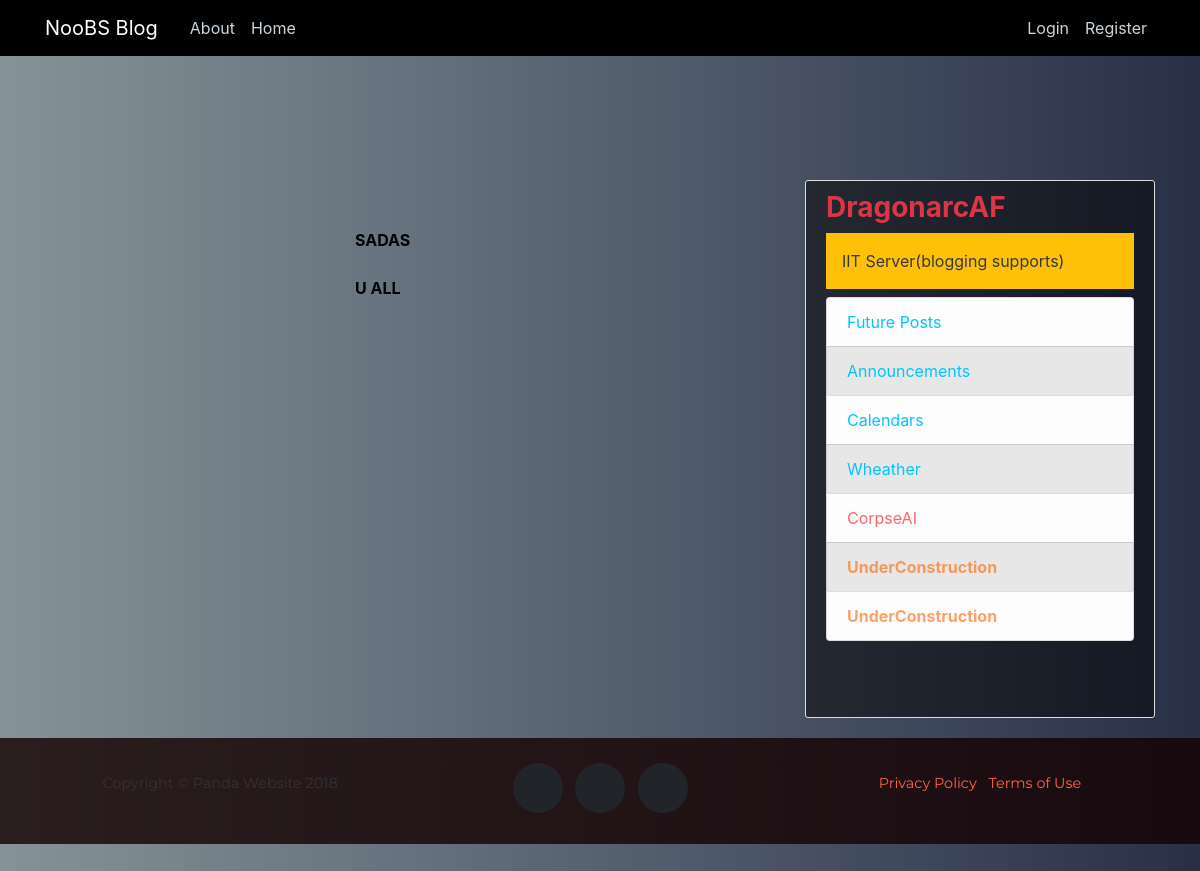
/announcements/futurepost, run on an earlier commit of the app's database.
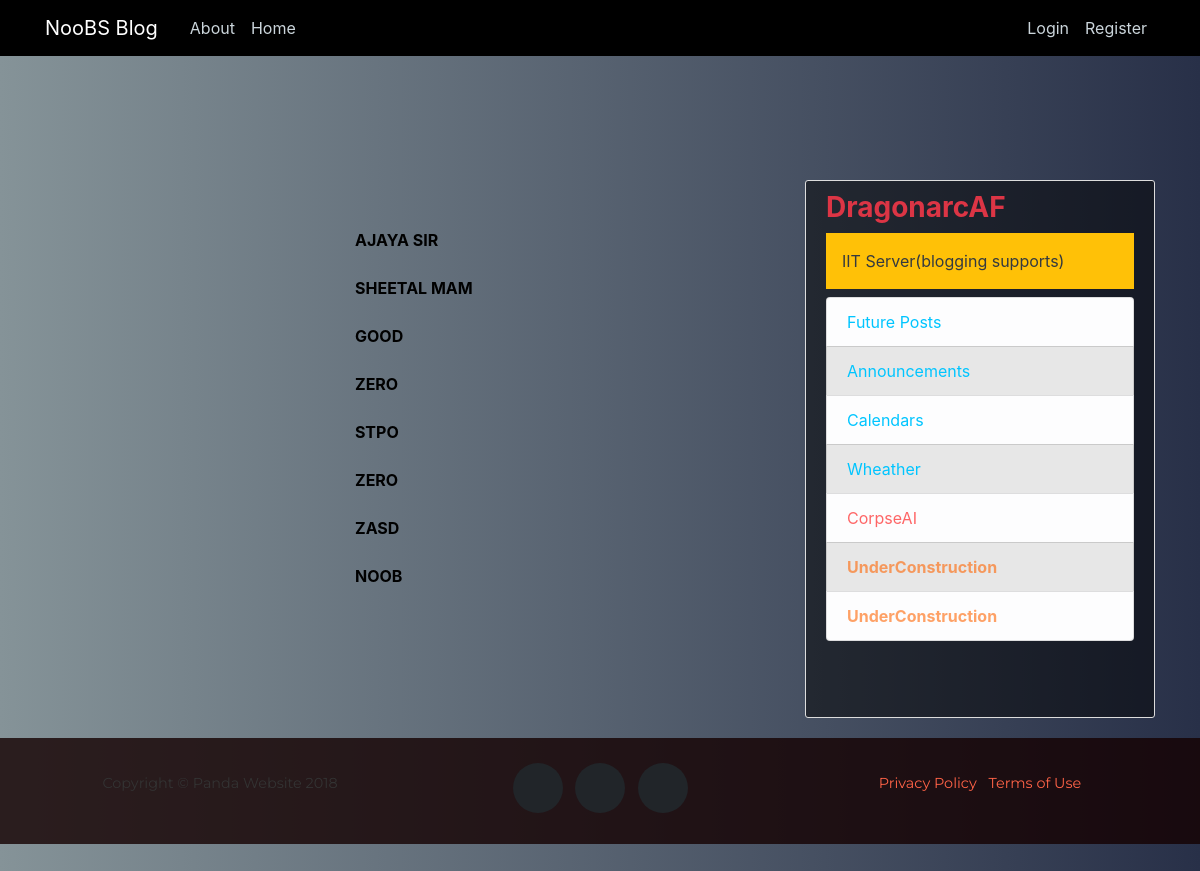
And on a later commit of the database.
### Adminpanel/models.py (models this page shows, shortened)
class Comment(models.Model):
 name = models.CharField(max_length=15)
 comment = models.TextField()
 date_added=models.DateTimeField(default=timezone.now)

### Adminpanel/views.py (the view)
# urls.py: path('futurepost',views.viewsf,name='Adminpanel-viewsf'),
def viewsf(request):
	comments=Comment.objects.all()
	context={'comments':comments,'title': 'FuturePosts'}
	return render(request,"Adminpanel/FuturePosts.html", context)

### Adminpanel/templates/Adminpanel/FuturePosts.html (shortened to what this page needs)
{% extends "blog/base.html" %}
{% block content %}
<body style="text-align:center;"background-color="black">
{%for c in comments %}
<br></br>
<a class="tooltips_cls" href="#" >{%filter upper%}<b>{{c.name}}</b>{%endfilter%}<span>{%filter lower%}{{c.comment}}{%endfilter%}</span></a>
{%endfor%}
{% endblock content %}

### blog/templates/blog/base.html (shortened to what this page needs)
{% load compress %}
{% load static %}
<!DOCTYPE html>
<html>
<head>
    {% compress css %}
    <link rel="stylesheet" href="https://maxcdn.bootstrapcdn.com/bootstrap/4.0.0/css/bootstrap.min.css">
    <link href="{% static 'blog/vendor/fontawesome-free/css/all.min.css' %}v" rel="stylesheet" type="text/css">
    <link rel="stylesheet" type="text/css" href="{% static 'blog/main.css' %}">
    {% endcompress %}
</head>
<body style=" background: #283048;  /* fallback for old browsers */
background: -webkit-linear-gradient(to right, #859398, #283048);  /* Chrome 10-25, Safari 5.1-6 */
background: linear-gradient(to right, #859398, #283048); /* W3C, IE 10+/ Edge, Firefox 16+, Chrome 26+, Opera 12+, Safari 7+ */
"><section id="scrollDown">
    <header class="site-header">
      <nav class="navbar navbar-expand-md navbar-dark bg-steel fixed-top">
        <div class="container">
          <a class="navbar-brand mr-4" href="{% url 'blog-alter' %}">NooBS Blog</a>
          <div class="collapse navbar-collapse" id="navbarToggle">
            <div class="navbar-nav mr-auto">
              <a class="nav-item nav-link" href="{% url 'blog-about' %}">About</a>
              <a class="nav-item nav-link" href="{% url 'blog-home' %}">Home</a>
            </div>
            <div class="navbar-nav">
              {% if user.is_authenticated %}
              	<a class="nav-item nav-link" href="{% url 'post-create' %}">Post</a>
                <a class="nav-item nav-link" href="{% url 'onion' %}">Search</a>
                 <a class="nav-item nav-link" href="{% url 'music:index' %}">Music</a>
                <a class="nav-item nav-link" href="{% url 'profile' %}">Profile</a>
                <a class="nav-item nav-link" href="{% url 'logout' %}">Logout</a>
              {% else %}
                <a class="nav-item nav-link" href="{% url 'login' %}">Login</a>
                <a class="nav-item nav-link" href="{% url 'register' %}">Register</a>
              {% endif %}
            </div>
          </div>
        </div>
      </nav>
    </header>
    <main role="main" class="container">
      <div class="row">
        <div class="col-md-8">
          {% block content %}{% endblock %}
        </div>
        <div class="col-md-4">
          <div class="content-section">
            <h3 class="text-danger"><b>DragonarcAF</b></h3>
            <p class="p-3 mb-2 bg-warning text-dark"style="color:rgb(255, 255, 123)">IIT Server(blogging supports)
              <ul class="list-group">
                <li class="list-group-item list-group-item-light"><a href="{% url 'Adminpanel-viewsf' %}"style="color: rgb(0, 197, 255)">Future Posts</a></li>
                <li class="list-group-item list-group-item-light" ><a href="{% url 'Adminpanel-indexf' %}"style="color: rgb(0, 197, 255)">Announcements</a></li>
                <li class="list-group-item list-group-item-light"><a href="{% url 'calender' %}"style="color: rgb(0, 197, 255)">Calendars</a></li>
                <li class="list-group-item list-group-item-light"><a href="{% url 'indexzz' %}"style="color: rgb(0, 197, 255)">Wheather</a></li>
                 <li class="list-group-item list-group-item-light"><a href="{% url 'main' %}"style="color: rgba(255, 0, 0, 0.6)">CorpseAI</a></li>
                  <li class="list-group-item list-group-item-light"><a href="{% url 'blog-parallax' %}"style="color: rgba(255,100, 0, 0.6)"><b>UnderConstruction</b></a></li>
                  <li class="list-group-item list-group-item-light"><a href="{% url 'blog-test' %}"style="color: rgba(255,100, 0, 0.6)"><b>UnderConstruction</b></a></li>
              </ul>
            </p>
          </div>
        </div>
      </div>
    </main>
    <footer>
      <div class="container">
        <div class="row">
          <div class="col-md-4">
            <span class="copyright">Copyright &copy; Panda Website 2018</span>
          </div>
          <div class="col-md-4">
            <ul class="list-inline social-buttons">
              <li class="list-inline-item">
                <a href="#">
                </a>
              </li>
              <li class="list-inline-item">
                <a href="#">
                </a>
              </li>
              <li class="list-inline-item">
                <a href="#">
                </a>
              </li>
            </ul>
          </div>
          <div class="col-md-4">
            <ul class="list-inline quicklinks">
              <li class="list-inline-item">
                <a href="#">Privacy Policy</a>
              </li>
              <li class="list-inline-item">
                <a href="#">Terms of Use</a>
              </li>
            </ul>
          </div>
        </div>
      </div>
    </footer>
  </section>
</body>
</html>

### blog/static/blog/main.css (style rules this page uses)
body { color: #333333; margin-top: 5rem; }
h1, h2, h3, h4, h5, h6 { color: #444444; }
ul { margin: 0; }
.bg-steel { background-color: #000000; }
.site-header .navbar-nav .nav-link { color: #cbd5db; }
.content-section { background: rgba(1,1,1,0.5); padding: 10px 20px; border: 1px solid #dddddd; border-radius: 3px; margin-bottom: 20px; }
footer { padding: 25px 0; text-align: center; background: rgba(20, 0, 0, .8); }
footer span.copyright { font-size: 90%; line-height: 40px; text-transform: none; font-family: 'Montserrat', -apple-system, BlinkMacSystemFont, 'Segoe UI', Roboto, 'Helvetica Neue', Arial, sans-serif, 'Apple Color Emoji', 'Segoe UI Emoji', 'Segoe UI Symbol', 'Noto Color Emoji'; }
footer ul.quicklinks { font-size: 90%; line-height: 40px; margin-bottom: 0; text-transform: none; font-family: 'Montserrat', -apple-system, BlinkMacSystemFont, 'Segoe UI', Roboto, 'Helvetica Neue', Arial, sans-serif, 'Apple Color Emoji', 'Segoe UI Emoji', 'Segoe UI Symbol', 'Noto Color Emoji'; }
ul.social-buttons { margin-bottom: 0; }
ul.social-buttons li a { font-size: 20px; line-height: 50px; display: block; width: 50px; height: 50px; -webkit-transition: all 0.3s; transition: all 0.3s; color: white; border-radius: 100%; outline: none; background-color: #212529; }
.list-group-item:nth-child(even) { background-color: #e7e7e7; }
#scrollDown { padding: 100px 0; }
#scrollDown p { padding: 25px 0; }
a:link { color:hsl(9, 100%, 64%); }

### Adminpanel/templates/Adminpanel/FuturePosts.html (style rules this page uses)
a.tooltips_cls { position: relative; display: inline; color: #000000; text-decoration: none; margin-left: 310px; }

What changed in the data, as far as the page shows it:
removed Comment: name "SADAS"
removed Comment: name "U ALL"
added Comment: name "AJAYA SIR"
added Comment: name "SHEETAL MAM"
added Comment: name "GOOD"
added Comment: name "ZERO"
added Comment: name "STPO"
added Comment: name "ZERO"
added Comment: name "ZASD"
added Comment: name "NOOB"
